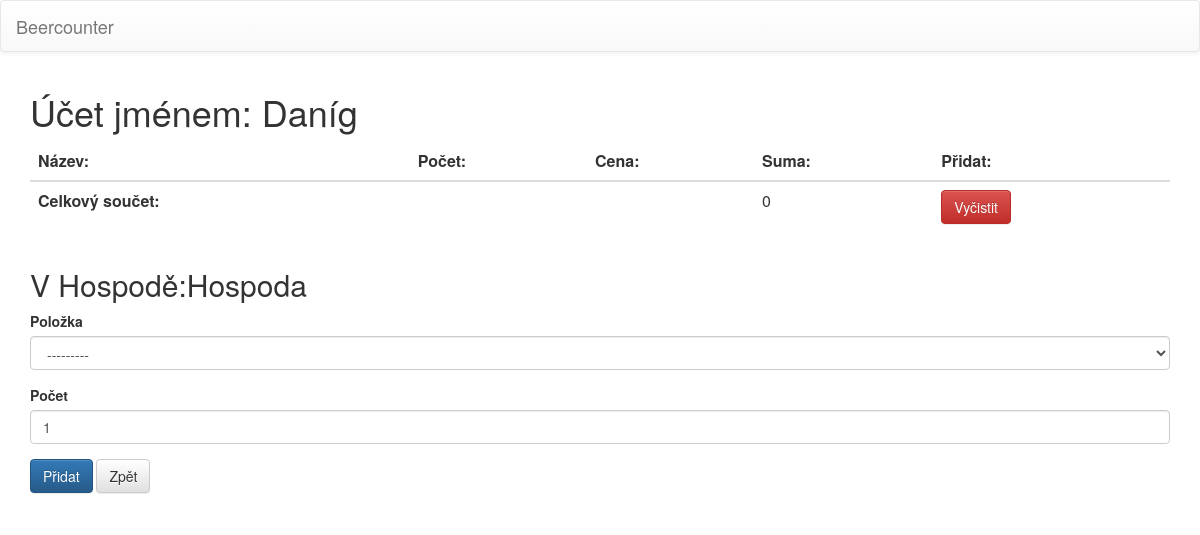
Before: /bill/52/ with the older database file.
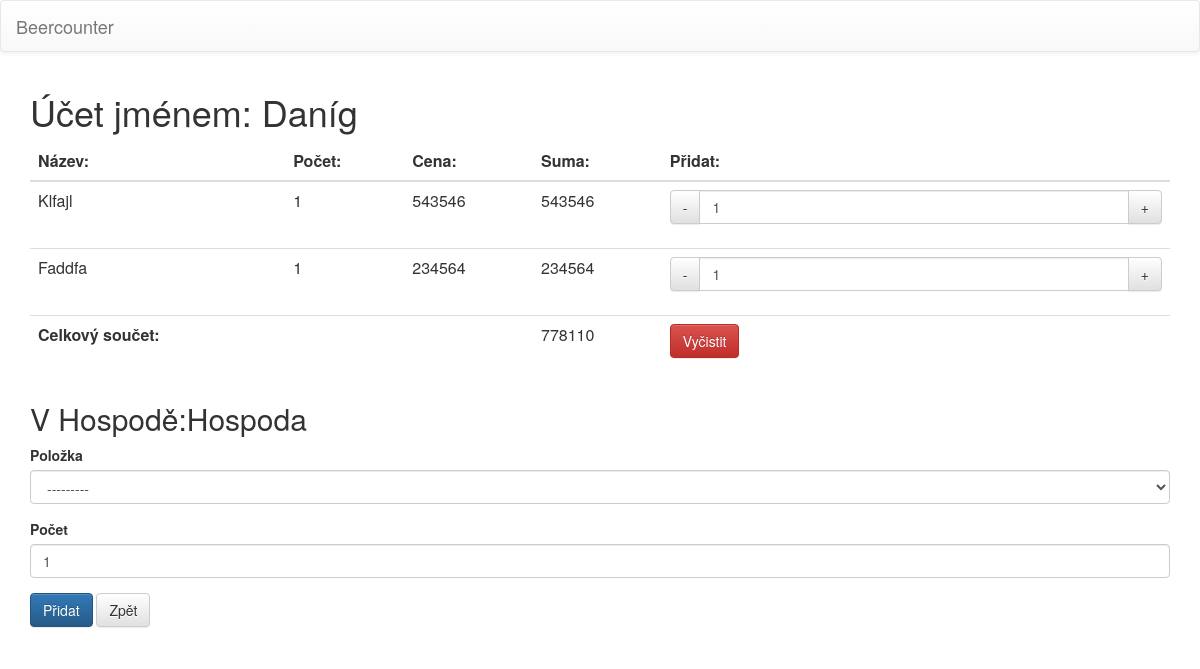
After: the same page with the newer database file.
### beercounter/models.py (models this page shows, shortened)
class Bill(Model):
  class Meta:
    unique_together = ('name', 'pub')
    default_related_name = "bills"
    verbose_name = "Účet"
  name = CharField(max_length=50, verbose_name="Jméno")
  pub = ForeignKey('Pub', on_delete=CASCADE, )
  @property
  def spending(self):
    orders = self.orders.all()
    return sum([order.total_cost for order in orders])

class Pub(Model):
  class Meta:
    verbose_name = "Hospoda"
  name = CharField(max_length=50, unique=True, verbose_name="Název")

class Order(Model):
  class Meta:
    unique_together = ('bill','item')
    default_related_name="orders"
    verbose_name = "Objednávka"
  bill = ForeignKey('Bill', on_delete=CASCADE, verbose_name="Účet")
  item = ForeignKey('Item', on_delete=CASCADE, verbose_name="Položka")
  count = PositiveSmallIntegerField(default=1, verbose_name="Počet")
  @property
  def total_cost(self):
    return self.item.price * self.count

class Item(Model):
  class Meta:
    verbose_name = "Položka"
    default_related_name = "items"
  ITEM_CATEGORY = (
      ('N', 'Nápoje'),
      ('J', 'Jídlo'),
      ('O', 'Ostatní'),
      )
  name = CharField(max_length=51, unique=True, verbose_name="Název")
  price = PositiveSmallIntegerField(default=0, verbose_name="Cena")
  category = CharField(max_length=1, choices=ITEM_CATEGORY, default='N', verbose_name="Kategorie")
  pub = ForeignKey('Pub', on_delete=CASCADE, verbose_name="Hospoda")
  def __unicode__(self):
    return '%s' % self.name

### beercounter/views.py (the view, shortened to what this page needs)
# urls.py: url(r'^bill/(?P<pk>[0-9]+)/$', views.BillView.as_view(), name="bill"),
class BillView(UpdateView):
  template_name = 'beercounter/bill_update_form.html'
  model = Bill
  form_class = OrderForm
  def get_context_data(self,**kwargs):
    data = super(BillView, self).get_context_data(**kwargs)
    return data
  def get_form_kwargs(self,**kwargs):
    kwargs = super(BillView,self).get_form_kwargs(**kwargs)
    kwargs['initial']['bill'] = self.kwargs['pk']
    return kwargs

### beercounter/forms.py
class OrderForm(ModelForm):
  class Meta:
    model = Order
    fields = '__all__'
    widgets ={
        'bill': HiddenInput,
        }
  def __init__(self, *args, **kwargs):
    super(OrderForm,self).__init__(*args, **kwargs)
    if kwargs:
      bill = kwargs.get('instance', kwargs.get('bill'))
    else:
      bill=Bill.objects.get(pk=args[0]['bill'])
    self.fields['item'].queryset = \
        self.fields['item'].queryset.filter(pub_id = bill.pub_id)

### beercounter/templates/beercounter/bill_update_form.html (shortened to what this page needs)
{% extends "beercounter/base.html" %}
{% load bootstrap3 %}
{% block content %}
<h1> Účet jménem: {{ bill.name }} </h1>
<table class="table table-hover">
  <thead>
    <tr>
      <th> Název: </th>
      <th> Počet: </th>
      <th> Cena: </th>
      <th> Suma: </th>
      <th> Přidat: </th>
    </tr>
  </thead>
  {% for order in bill.orders.all %}
  <tr>
    <td> {{order.item.name}} </td>
    <td> {{order.count}}</td>
    <td> {{order.item.price}} </td>
    <td> {{order.total_cost}} </td>
    <td>
      <form method="POST">
        <div class="input-group">
          <span class="input-group-btn">
            <button type="submit" formaction="{% url 'beercounter:decrement' %}" class="btn btn-default" name="decrementCount"> - </button>
          </span>
          <input type="number" min="1" value="1" name="count" class="form-control">
          <span class="input-group-btn">
            <button type="submit" formaction="{% url 'beercounter:increment' %}"
              name="incrementCount" class="btn btn-default"> + </button>
          </span>
        </div>
      </form>
    </td>
  </tr>
  {% endfor %}
  <tr>
    <td><strong> Celkový součet: </strong></td>
    <td></td> <td></td>
    <td> {{bill.spending}} </td>
    <td>
      <form method="POST" action="{% url 'beercounter:cleanOrders' %}" onsubmit="return confirm('Opravdu?')">
        <button type="submit" name="cleanOrders" class="btn btn-danger">Vyčistit</button>
      </form>
   </td>
  </tr>
</table>
<h2> V Hospodě:{{ bill.pub.name }} </h2>
<form action="" method="POST" >
  {% bootstrap_form form %}
  {% buttons %}
  <input value="Přidat" name="addOrder" type="submit" class="btn btn-primary">
  <a class="btn btn-default" role="button" href="{% url 'beercounter:pub' bill.pub_id %}" > Zpět </a>
  {% endbuttons %}
</form>
{% endblock%}

Changed rows visible on the page:
computed for Bill "Daníg": spending "0" → "778110"
added Order: item.name "Klfajl", count "1", item.price "543546", total_cost "543546"
added Order: item.name "Faddfa", count "1", item.price "234564", total_cost "234564"
